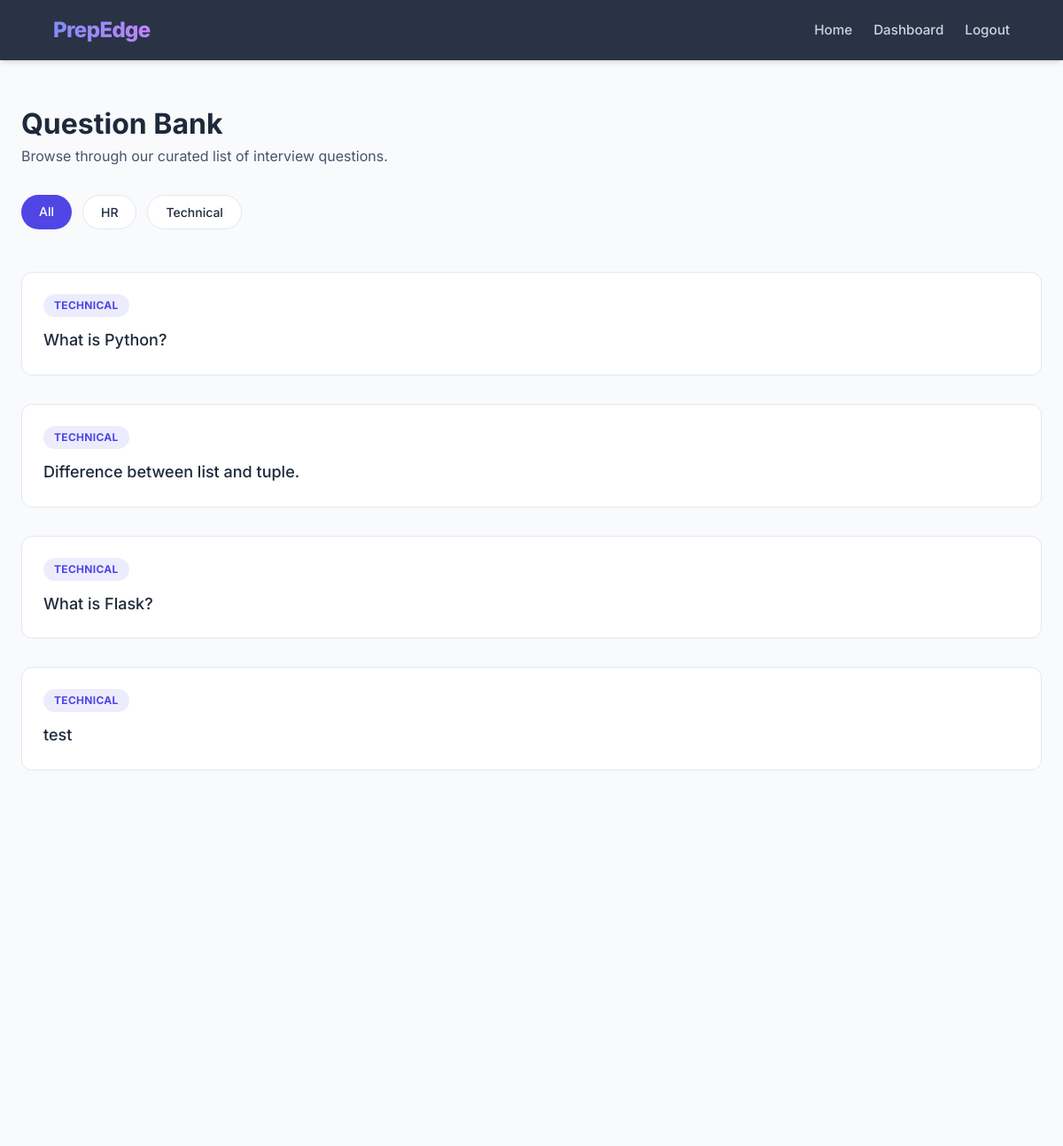
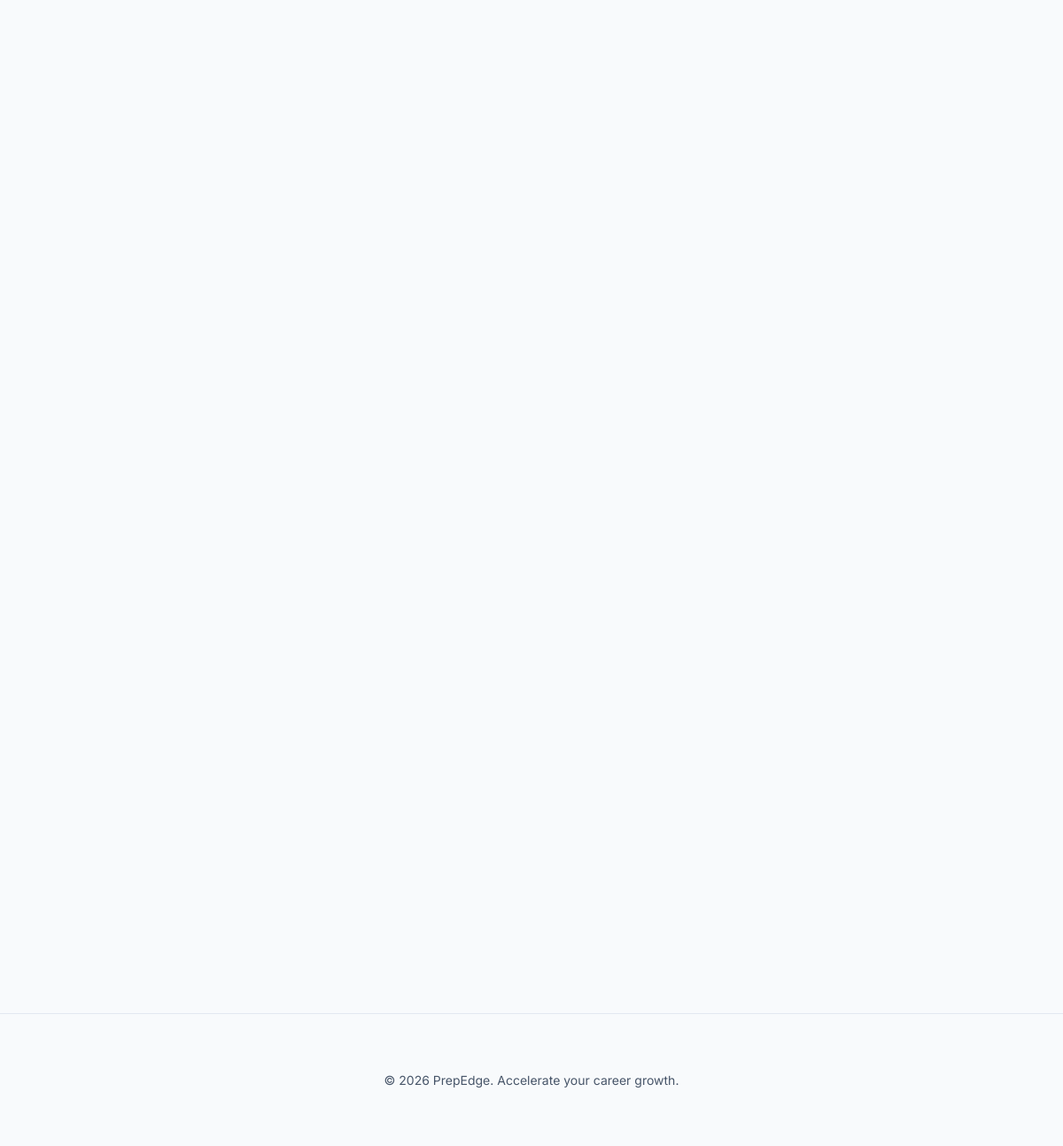
The app's page /questions?category=Technical (signed in) with its own data (2 pictures, top to bottom).
### tables this page shows
CREATE TABLE questions (
    id INTEGER PRIMARY KEY AUTOINCREMENT,
    category TEXT NOT NULL,
    question TEXT NOT NULL
);

### app.py (the view)
@app.route("/questions")
def questions():
    if "user" not in session:
        return redirect(url_for("login"))
    category = request.args.get("category")
    conn = sqlite3.connect("database.db")
    cursor = conn.cursor()
    if category:
        cursor.execute(
            "SELECT category, question FROM questions WHERE category=?",
            (category,)
        )
    else:
        cursor.execute("SELECT category, question FROM questions")
    questions = cursor.fetchall()
    conn.close()
    return render_template("questions.html", questions=questions, selected_category=category)

### templates/questions.html (shortened to what this page needs)
{% extends "base.html" %}
{% block content %}
<div class="dashboard">
    <header style="margin-bottom: 2rem;">
        <h1 style="font-size: 2rem;">Question Bank</h1>
        <p style="color: var(--text-muted);">Browse through our curated list of interview questions.</p>
    </header>
    <div class="filters"
        style="display: flex; gap: 0.75rem; margin-bottom: 2.5rem; overflow-x: auto; padding-bottom: 0.5rem;">
        <a href="/questions" class="filter-btn"
            style="padding: 0.5rem 1.25rem; background: var(--primary); color: white; border-radius: 9999px; text-decoration: none; font-size: 0.875rem; font-weight: 500;">All</a>
        <a href="/questions?category=HR" class="filter-btn"
            style="padding: 0.5rem 1.25rem; background: white; border: 1px solid var(--border); color: var(--text-main); border-radius: 9999px; text-decoration: none; font-size: 0.875rem; font-weight: 500; transition: var(--transition);">HR</a>
        <a href="/questions?category=Technical" class="filter-btn"
            style="padding: 0.5rem 1.25rem; background: white; border: 1px solid var(--border); color: var(--text-main); border-radius: 9999px; text-decoration: none; font-size: 0.875rem; font-weight: 500; transition: var(--transition);">Technical</a>
    </div>
    <div style="display: grid; gap: 1rem;">
        {% for category, question in questions %}
        <div class="question-card"
            style="display: flex; flex-direction: column; align-items: flex-start; gap: 0.75rem;">
            <span class="badge">{{ category }}</span>
            <p style="font-size: 1.125rem; font-weight: 500; line-height: 1.6;">{{ question }}</p>
        </div>
        {% endfor %}
    </div>
</div>
{% endblock %}

### static/css/style.css (style rules this page uses)
:root { --primary: #4f46e5; --primary-hover: #4338ca; --secondary: #64748b; --secondary-hover: #475569; --accent: #06b6d4; --bg-main: #f8fafc; --bg-card: #ffffff; --text-main: #1e293b; --text-muted: #475569; --border: #e2e8f0; --shadow-sm: 0 1px 2px 0 rgb(0 0 0 / 0.05); --shadow: 0 4px 6px -1px rgb(0 0 0 / 0.1), 0 2px 4px -2px rgb(0 0 0 / 0.1); --shadow-lg: 0 10px 15px -3px rgb(0 0 0 / 0.1), 0 4px 6px -4px rgb(0 0 0 / 0.1); --radius: 12px; --transition: all 0.3s cubic-bezier(0.4, 0, 0.2, 1); }
* { box-sizing: border-box; margin: 0; padding: 0; }
body { font-family: 'Inter', system-ui, -apple-system, sans-serif; background-color: var(--bg-main); color: var(--text-main); line-height: 1.5; overflow-x: hidden; }
html { scroll-behavior: smooth; }
.dashboard { max-width: 1200px; margin: 3rem auto; padding: 0 1.5rem; }
.question-card { background: var(--bg-card); padding: 1.5rem; margin-bottom: 1rem; border-radius: var(--radius); border: 1px solid var(--border); transition: var(--transition); }
.badge { background: rgba(79, 70, 229, 0.1); color: var(--primary); font-size: 0.75rem; font-weight: 700; padding: 0.25rem 0.75rem; border-radius: 9999px; text-transform: uppercase; letter-spacing: 0.025em; }
.reveal { opacity: 0; transform: translateY(30px); transition: all 0.8s cubic-bezier(0.4, 0, 0.2, 1); }
.reveal-visible { opacity: 1; transform: translateY(0); }

### records on screen
questions: category "TECHNICAL", question "What is Python?"
questions: category "TECHNICAL", question "Difference between list and tuple."
questions: category "TECHNICAL", question "What is Flask?"
questions: category "TECHNICAL", question "test"
